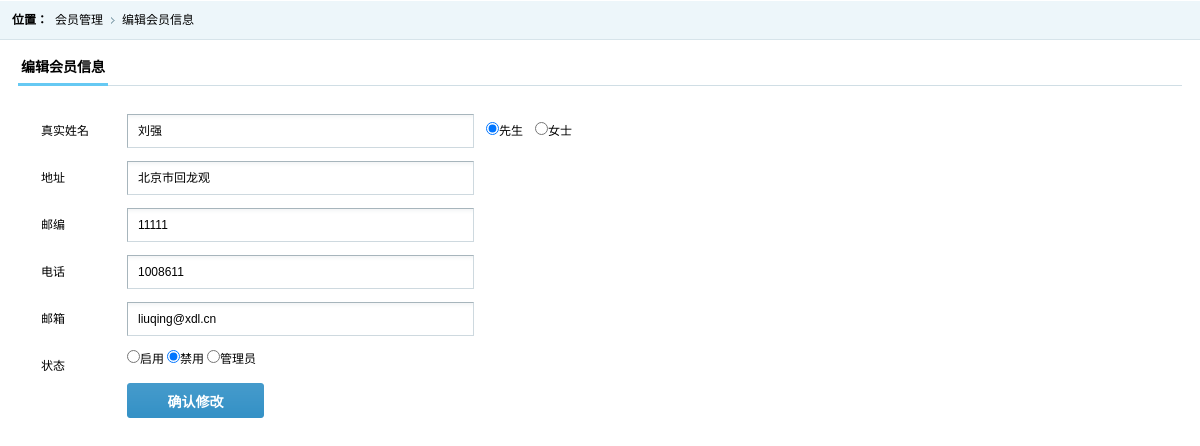
The app's page /shop/admin/vip/edit.php?id=1 (signed in) with its own data.
### tables this page shows
CREATE TABLE `users` (
  `id` int(11) NOT NULL,
  `username` varchar(32) NOT NULL,
  `name` varchar(32) NOT NULL,
  `pass` char(32) NOT NULL,
  `sex` tinyint(1) DEFAULT NULL,
  `address` varchar(255) DEFAULT NULL,
  `code` char(6) DEFAULT NULL,
  `phone` varchar(16) DEFAULT NULL,
  `email` varchar(50) NOT NULL,
  `state` tinyint(1) DEFAULT '1',
  `addtime` int(11) DEFAULT NULL
);

### shop/admin/vip/edit.php (the view, shortened to what this page needs)
<!DOCTYPE html PUBLIC "-//W3C//DTD XHTML 1.0 Transitional//EN" "http://www.w3.org/TR/xhtml1/DTD/xhtml1-transitional.dtd">
<html xmlns="http://www.w3.org/1999/xhtml">
<head>
	<link href="../css/style.css" rel="stylesheet" type="text/css" />
</head>
<body>
	<div class="place">
		<span>位置：</span>
		<ul class="placeul">
			<li><a href="#">会员管理</a></li>
			<li><a href="#">编辑会员信息</a></li>
		</ul>
    </div>
    <div class="formbody">
		<div class="formtitle"><span>编辑会员信息</span></div>
		<?php
				$id = $_GET['id'];
				$link = mysqli_connect(HOST,USER,PASS) or die("连接数据库失败");
				mysqli_select_db($link,DBNAME);
				mysqli_set_charset($link,"utf8");
				$sql = "select * from users where id = {$id}";
				$result = mysqli_query($link,$sql);
				$row = mysqli_fetch_assoc($result);
		?>
		<form action="../controller/update.php?a=vip" method="post">
			<ul class="forminfo">
				<li><label>真实姓名</label><input name="name" type="text" class="dfinput" value="<?php echo $row['name']; ?>" />&nbsp;&nbsp;&nbsp;&nbsp;<input name="sex" type="radio" value="1"  <?php echo $row['sex']=="1"?"checked":""; ?> />先生&nbsp;&nbsp;&nbsp;&nbsp;<input name="sex" type="radio" value="2" <?php echo $row['sex']=="2"?"checked":""; ?> />女士</cite></li>
				<li><label>地址</label><input name="address" type="text" class="dfinput"  value="<?php echo $row['address'] ?>"/></li>
				<li><label>邮编</label><input name="code" type="text" class="dfinput" value="<?php echo $row['code'] ?>"/></li>
				<li><label>电话</label><input name="phone" type="text" class="dfinput" value="<?php echo $row['phone'] ?>"/></li>
				<li><label>邮箱</label><input name="email" type="text" class="dfinput" value="<?php echo $row['email'] ?>"/></li>
				<li><label>状态</label><input type="radio" name="state" value="1" <?php echo $row['state']=="1"?"checked":""; ?>>启用
										<input type="radio" name="state" value="2" <?php echo $row['state']=="2"?"checked":""; ?>>禁用
										<input type="radio" name="state" value="0" <?php echo $row['state']=="0"?"checked":""; ?>>管理员</li>
				<li><label>&nbsp;</label><input name="" type="submit" class="btn" value="确认修改"/></li>
			</ul>
		</form>
    </div>
</body>
</html>

### shop/admin/css/style.css (style rules this page uses)
* { font-size:9pt;border:0;margin:0;padding:0; }
body { font-family:'微软雅黑'; margin:0 auto;min-width:980px; }
ul { display:block;margin:0;padding:0;list-style:none; }
li { display:block;margin:0;padding:0;list-style: none; }
dl,dt,dd,span { margin:0;padding:0;display:block; }
a,a:focus { text-decoration:none;color:#000;outline:none;blr:expression(this.onFocus=this.blur()); }
.place { height:40px; background:url(../images/righttop.gif) repeat-x; }
.place span { line-height:40px; font-weight:bold;float:left; margin-left:12px; }
.placeul li { float:left; line-height:40px; padding-left:7px; padding-right:12px; background:url(../images/rlist.gif) no-repeat right; }
.placeul li:last-child { background:none; }
.formbody { padding:10px 18px; }
.formtitle { border-bottom:solid 1px #d0dee5; line-height:35px; position:relative; height:35px; margin-bottom:28px; }
.formtitle span { font-weight:bold;font-size:14px; border-bottom:solid 3px #66c9f3;float:left; position:absolute; z-index:100; bottom:-1px; padding:0 3px; height:30px; line-height:30px; }
.forminfo { padding-left:23px; }
.forminfo li { margin-bottom:13px; clear:both; }
.forminfo li label { width:86px;line-height:34px; display:block; float:left; }
.dfinput { width:345px; height:32px; line-height:32px; border-top:solid 1px #a7b5bc; border-left:solid 1px #a7b5bc; border-right:solid 1px #ced9df; border-bottom:solid 1px #ced9df; background:url(../images/inputbg.gif) repeat-x; text-indent:10px; }
.btn { width:137px;height:35px; background:url(../images/btnbg.png) no-repeat; font-size:14px;font-weight:bold;color:#fff; cursor:pointer; }

### records on screen
users: name "刘强", sex "☑", address "北京市回龙观", code "11111", phone "1008611", email "liuqing@xdl.cn", state "☑"
